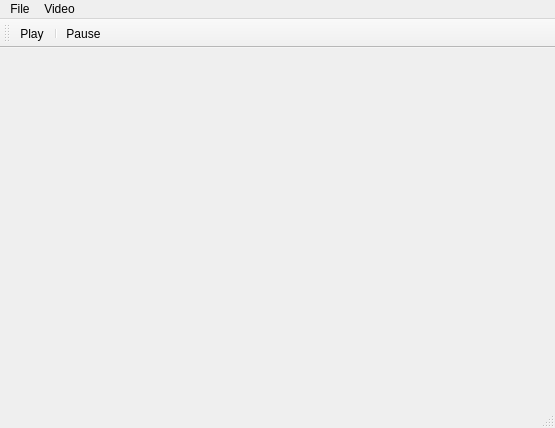
<?xml version="1.0" encoding="UTF-8"?>
<ui version="4.0">
 <class>MainWindow</class>
 <widget class="QMainWindow" name="MainWindow">
  <property name="geometry">
   <rect>
    <x>0</x>
    <y>0</y>
    <width>555</width>
    <height>428</height>
   </rect>
  </property>
  <property name="windowTitle">
   <string>MainWindow</string>
  </property>
  <widget class="QWidget" name="centralwidget"/>
  <widget class="QMenuBar" name="menubar">
   <property name="geometry">
    <rect>
     <x>0</x>
     <y>0</y>
     <width>555</width>
     <height>21</height>
    </rect>
   </property>
   <widget class="QMenu" name="menuFile">
    <property name="title">
     <string>File</string>
    </property>
    <addaction name="actionFile"/>
   </widget>
   <widget class="QMenu" name="menuVideo">
    <property name="title">
     <string>Video</string>
    </property>
    <addaction name="actionPlay"/>
    <addaction name="actionPause"/>
   </widget>
   <addaction name="menuFile"/>
   <addaction name="menuVideo"/>
  </widget>
  <widget class="QStatusBar" name="statusbar"/>
  <widget class="QToolBar" name="toolBar">
   <property name="windowTitle">
    <string>toolBar</string>
   </property>
   <attribute name="toolBarArea">
    <enum>TopToolBarArea</enum>
   </attribute>
   <attribute name="toolBarBreak">
    <bool>false</bool>
   </attribute>
   <addaction name="actionPlay"/>
   <addaction name="separator"/>
   <addaction name="actionPause"/>
  </widget>
  <action name="actionPlay">
   <property name="icon">
    <iconset resource="resource.qrc">
     <normaloff>:/images/resources/images/start.png</normaloff>:/images/resources/images/start.png</iconset>
   </property>
   <property name="text">
    <string>Play</string>
   </property>
   <property name="toolTip">
    <string>Click to play</string>
   </property>
  </action>
  <action name="actionFile">
   <property name="icon">
    <iconset resource="resource.qrc">
     <normaloff>:/images/resources/images/folder.png</normaloff>:/images/resources/images/folder.png</iconset>
   </property>
   <property name="text">
    <string>File</string>
   </property>
  </action>
  <action name="actionPause">
   <property name="icon">
    <iconset resource="resource.qrc">
     <normaloff>:/images/resources/images/download.jpg</normaloff>:/images/resources/images/download.jpg</iconset>
   </property>
   <property name="text">
    <string>Pause</string>
   </property>
  </action>
 </widget>
 <resources>
  <include location="resource.qrc"/>
 </resources>
 <connections/>
</ui>
